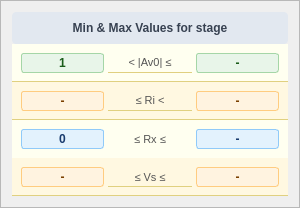
        <widget class="QFrame" name="frameLimitsTable">
         <property name="minimumSize">
          <size>
           <width>300</width>
           <height>0</height>
          </size>
         </property>
         <property name="styleSheet">
          <string notr="true">QFrame#frameLimitsTable {
    /* Matches the clean, slightly cool background of your output box */
    background-color: #f8fafc; 
    
    /* Replaces the gold border with a professional slate gray */
    border: 1px solid #e2e8f0; 
    
    /* Kept your 6px radius for continuity */
    border-radius: 6px; 
}</string>
         </property>
         <property name="frameShape">
          <enum>QFrame::Shape::StyledPanel</enum>
         </property>
         <layout class="QVBoxLayout" name="vl_limits_table">
          <property name="spacing">
           <number>0</number>
          </property>
          <item>
           <widget class="QFrame" name="frameLimitsHeader">
            <property name="styleSheet">
             <string notr="true">background-color: #e2e8f0; 
border-radius: 4px 4px 0 0;
color: #1e293b;</string>
            </property>
            <layout class="QHBoxLayout" name="hl_limits_header">
             <item>
              <widget class="QLabel" name="labelLimitsTitle">
               <property name="styleSheet">
                <string notr="true">color: #374151; font-weight: 700; font-size: 12px; background: transparent;</string>
               </property>
               <property name="text">
                <string>Min &amp; Max Values for stage</string>
               </property>
               <property name="alignment">
                <set>Qt::AlignmentFlag::AlignCenter</set>
               </property>
              </widget>
             </item>
            </layout>
           </widget>
          </item>
          <item>
           <widget class="QFrame" name="frameLimRow1">
            <property name="styleSheet">
             <string notr="true">background-color: #fffff0; border-bottom: 1px solid #e0d080;</string>
            </property>
            <layout class="QHBoxLayout" name="hl_lim1">
             <property name="spacing">
              <number>4</number>
             </property>
             <item>
              <widget class="QLabel" name="labelAvoMin">
               <property name="minimumSize">
                <size>
                 <width>60</width>
                 <height>0</height>
                </size>
               </property>
               <property name="styleSheet">
                <string notr="true">font-size:12px; font-weight:700; color:#1a5c1a; background:#e8f5e9; border:1px solid #a5d6a7; border-radius:3px; padding:2px 5px;</string>
               </property>
               <property name="text">
                <string>1</string>
               </property>
               <property name="alignment">
                <set>Qt::AlignmentFlag::AlignCenter</set>
               </property>
              </widget>
             </item>
             <item>
              <widget class="QLabel" name="labelAvoOp1">
               <property name="styleSheet">
                <string notr="true">font-size:11px; color:#555; background:transparent;</string>
               </property>
               <property name="text">
                <string>&lt; |Av0| ≤</string>
               </property>
               <property name="alignment">
                <set>Qt::AlignmentFlag::AlignCenter</set>
               </property>
              </widget>
             </item>
             <item>
              <widget class="QLabel" name="labelAvoMax">
               <property name="minimumSize">
                <size>
                 <width>60</width>
                 <height>0</height>
                </size>
               </property>
               <property name="styleSheet">
                <string notr="true">font-size:12px; font-weight:700; color:#1a5c1a; background:#e8f5e9; border:1px solid #a5d6a7; border-radius:3px; padding:2px 5px;</string>
               </property>
               <property name="text">
                <string>-</string>
               </property>
               <property name="alignment">
                <set>Qt::AlignmentFlag::AlignCenter</set>
               </property>
              </widget>
             </item>
            </layout>
           </widget>
          </item>
          <item>
           <widget class="QFrame" name="frameLimRow2">
            <property name="styleSheet">
             <string notr="true">background-color: #fff8e1; border-bottom: 1px solid #e0d080;</string>
            </property>
            <layout class="QHBoxLayout" name="hl_lim2">
             <property name="spacing">
              <number>4</number>
             </property>
             <item>
              <widget class="QLabel" name="labelRiMin">
               <property name="minimumSize">
                <size>
                 <width>60</width>
                 <height>0</height>
                </size>
               </property>
               <property name="styleSheet">
                <string notr="true">font-size:12px; font-weight:700; color:#7B3F00; background:#FFF3E0; border:1px solid #FFCC80; border-radius:3px; padding:2px 5px;</string>
               </property>
               <property name="text">
                <string>-</string>
               </property>
               <property name="alignment">
                <set>Qt::AlignmentFlag::AlignCenter</set>
               </property>
              </widget>
             </item>
             <item>
              <widget class="QLabel" name="labelRiOp">
               <property name="styleSheet">
                <string notr="true">font-size:11px; color:#555; background:transparent;</string>
               </property>
               <property name="text">
                <string>≤ Ri &lt;</string>
               </property>
               <property name="alignment">
                <set>Qt::AlignmentFlag::AlignCenter</set>
               </property>
              </widget>
             </item>
             <item>
              <widget class="QLabel" name="labelRiMax">
               <property name="minimumSize">
                <size>
                 <width>60</width>
                 <height>0</height>
                </size>
               </property>
               <property name="styleSheet">
                <string notr="true">font-size:12px; font-weight:700; color:#7B3F00; background:#FFF3E0; border:1px solid #FFCC80; border-radius:3px; padding:2px 5px;</string>
               </property>
               <property name="text">
                <string>-</string>
               </property>
               <property name="alignment">
                <set>Qt::AlignmentFlag::AlignCenter</set>
               </property>
              </widget>
             </item>
            </layout>
           </widget>
          </item>
          <item>
           <widget class="QFrame" name="frameLimRow3">
            <property name="styleSheet">
             <string notr="true">background-color: #fffff0; border-radius: 0 0 4px 4px;</string>
            </property>
            <layout class="QHBoxLayout" name="hl_lim3">
             <property name="spacing">
              <number>4</number>
             </property>
             <item>
              <widget class="QLabel" name="labelRxMin">
               <property name="minimumSize">
                <size>
                 <width>60</width>
                 <height>0</height>
                </size>
               </property>
               <property name="styleSheet">
                <string notr="true">font-size:12px; font-weight:700; color:#1a3c6e; background:#E3F2FD; border:1px solid #90CAF9; border-radius:3px; padding:2px 5px;</string>
               </property>
               <property name="text">
                <string>0</string>
               </property>
               <property name="alignment">
                <set>Qt::AlignmentFlag::AlignCenter</set>
               </property>
              </widget>
             </item>
             <item>
              <widget class="QLabel" name="labelRxOp">
               <property name="styleSheet">
                <string notr="true">font-size:11px; color:#555; background:transparent;</string>
               </property>
               <property name="text">
                <string>≤ Rx ≤</string>
               </property>
               <property name="alignment">
                <set>Qt::AlignmentFlag::AlignCenter</set>
               </property>
              </widget>
             </item>
             <item>
              <widget class="QLabel" name="labelRxMax">
               <property name="minimumSize">
                <size>
                 <width>60</width>
                 <height>0</height>
                </size>
               </property>
               <property name="styleSheet">
                <string notr="true">font-size:12px; font-weight:700; color:#1a3c6e; background:#E3F2FD; border:1px solid #90CAF9; border-radius:3px; padding:2px 5px;</string>
               </property>
               <property name="text">
                <string>-</string>
               </property>
               <property name="alignment">
                <set>Qt::AlignmentFlag::AlignCenter</set>
               </property>
              </widget>
             </item>
            </layout>
           </widget>
          </item>
          <item>
           <widget class="QFrame" name="frameLimRow4">
            <property name="styleSheet">
             <string notr="true">background-color: #fff8e1; border-bottom: 1px solid #e0d080;</string>
            </property>
            <layout class="QHBoxLayout" name="hl_lim2_3">
             <property name="spacing">
              <number>4</number>
             </property>
             <item>
              <widget class="QLabel" name="labelVsMin">
               <property name="minimumSize">
                <size>
                 <width>60</width>
                 <height>0</height>
                </size>
               </property>
               <property name="styleSheet">
                <string notr="true">font-size:12px; font-weight:700; color:#7B3F00; background:#FFF3E0; border:1px solid #FFCC80; border-radius:3px; padding:2px 5px;</string>
               </property>
               <property name="text">
                <string>-</string>
               </property>
               <property name="alignment">
                <set>Qt::AlignmentFlag::AlignCenter</set>
               </property>
              </widget>
             </item>
             <item>
              <widget class="QLabel" name="labelVsOp">
               <property name="styleSheet">
                <string notr="true">font-size:11px; color:#555; background:transparent;</string>
               </property>
               <property name="text">
                <string>≤ Vs ≤</string>
               </property>
               <property name="alignment">
                <set>Qt::AlignmentFlag::AlignCenter</set>
               </property>
              </widget>
             </item>
             <item>
              <widget class="QLabel" name="labelVsMax">
               <property name="minimumSize">
                <size>
                 <width>60</width>
                 <height>0</height>
                </size>
               </property>
               <property name="styleSheet">
                <string notr="true">font-size:12px; font-weight:700; color:#7B3F00; background:#FFF3E0; border:1px solid #FFCC80; border-radius:3px; padding:2px 5px;</string>
               </property>
               <property name="text">
                <string>-</string>
               </property>
               <property name="alignment">
                <set>Qt::AlignmentFlag::AlignCenter</set>
               </property>
              </widget>
             </item>
            </layout>
           </widget>
          </item>
         </layout>
        </widget>
